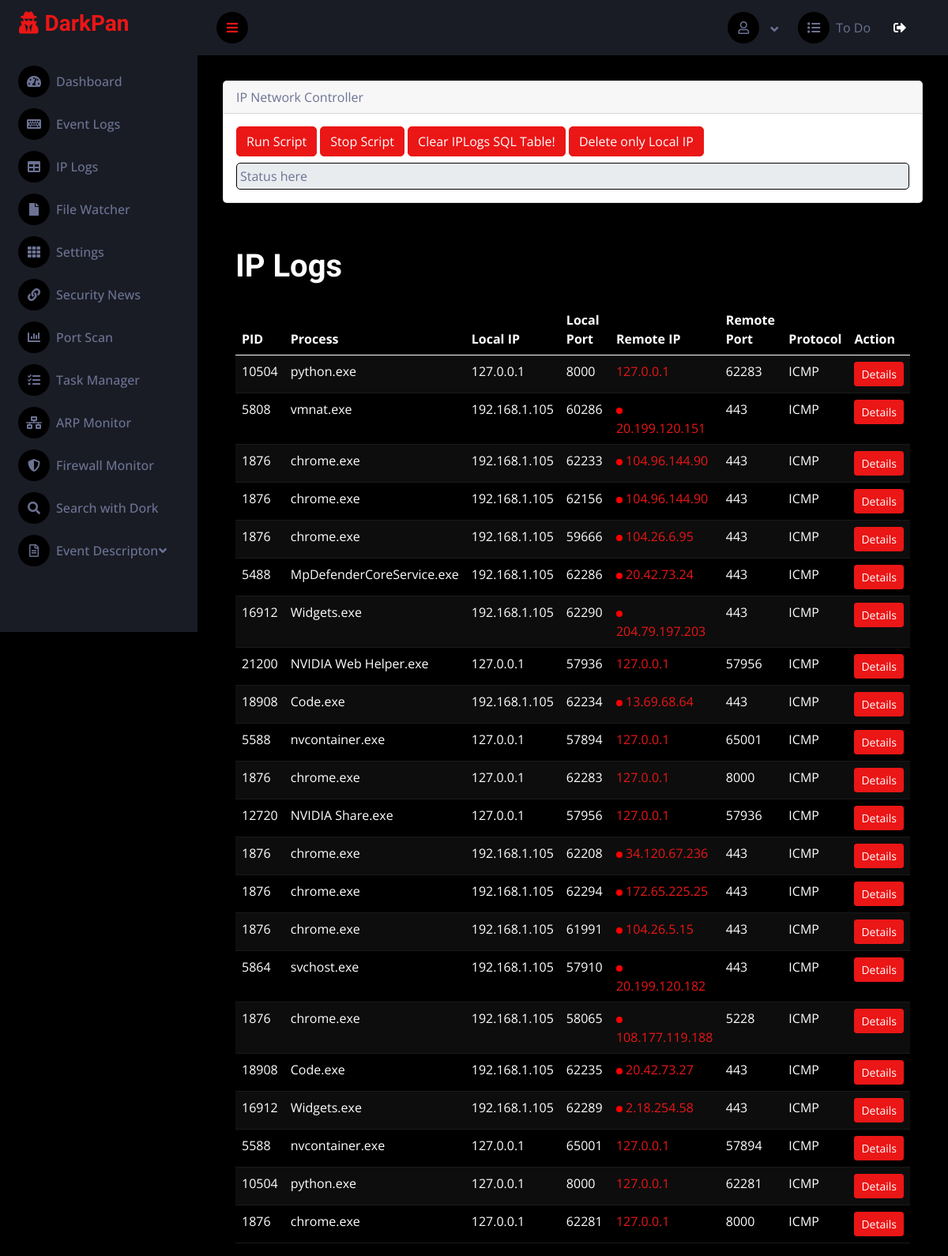
The app's page /iplogs (signed in) with its own data.
### sec/models.py (models this page shows, shortened)
class Iplogs(models.Model):
    ID = models.AutoField(primary_key=True)  # Field name made lowercase.
    PID = models.IntegerField(db_column='PID', blank=True, null=True)  # Field name made lowercase.
    Process = models.TextField(db_column='Process', blank=True, null=True)  # Field name made lowercase.
    Local = models.TextField(db_column='Local', blank=True, null=True)  # Field name made lowercase.
    Remote = models.TextField(db_column='Remote', blank=True, null=True)  # Field name made lowercase.
    Protocol = models.TextField(db_column='Protocol', blank=True, null=True)  # Field name made lowercase.
    StartTime = models.TextField(db_column='StartTime', blank=True, null=True)  # Field name made lowercase.
    CommunicationProtocol = models.TextField(db_column='CommunicationProtocol', blank=True, null=True)  # Field name made lowercase.
    LocalIp = models.TextField(db_column='LocalIP', blank=True, null=True)  # Field name made lowercase.
    LocalPort = models.IntegerField(db_column='LocalPort', blank=True, null=True)  # Field name made lowercase.
    RemoteIp = models.TextField(db_column='RemoteIP', blank=True, null=True)  # Field name made lowercase.
    RemotePort = models.IntegerField(db_column='RemotePort', blank=True, null=True)  # Field name made lowercase.
    class Meta:
        managed = True
        db_table = 'IpLogs'
        verbose_name_plural = 'Ip Logs' # Display name in Admin Panel

### sec/views.py (the view)
# urls.py: path("iplogs", views.iplogs, name="iplogs"),
def iplogs(request):
    iplogs = Iplogs.objects.all()
    iplogs_list = []
    for iplog in iplogs:
        iplog_dict = iplog.__dict__
        iplog_dict['Type'] = "Public" if is_public(iplog.Remote) else "Private"
        iplogs_list.append(iplog_dict)
    return render(request, 'iplogs.html', {'iplogs': iplogs_list})

### sec/views.py (called while the page is built)
def is_public(ip_with_port):
    ip = ip_with_port.split(":")[0]
    return ipaddress.ip_address(ip).is_global

    def __call__(self, request):
        if not request.user.is_authenticated and request.path not in self.exempt_urls:
            return redirect(f"{reverse('login')}?next={request.path}")
        response = self.get_response(request)
        return response

### templates/iplogs.html (shortened to what this page needs)
{% extends "base.html" %}
{% block content %}
{% include 'partials/_ipcontroller.html' %}
<div class="container-fluid pt-4 px-4">
    <h1 class="my-4">IP Logs</h1>
    <table class="table table-dark table-striped table-hover">
        <thead>
            <tr>
                <th>PID</th>
                <th>Process</th>
                <th>Local IP</th>
                <th>Local Port</th>
                <th>Remote IP</th>
                <th>Remote Port</th>
                <th>Protocol</th>
                <th>Action</th>
            </tr>
        </thead>
        <tbody>
            {% for iplog in iplogs %}
            <tr>
                <td>{{ iplog.PID }}</td>
                <td>{{ iplog.Process }}</td>
                <td>{{ iplog.LocalIp }}</td>
                <td>{{ iplog.LocalPort }}</td>
                <td>
                    {% if iplog.RemoteIp != iplog.LocalIp %}
                    <div class="blinking-dot"></div>
                    {% endif %}
                    <a href="https://www.whois.com/whois/{{ iplog.RemoteIp }}" target="_blank">{{ iplog.RemoteIp }}</a>
                </td>
                <td>{{ iplog.RemotePort }}</td>
                <td>{{ iplog.Protocol }}</td>
                <td>
                    <button type="button" class="btn btn-primary btn-sm" data-bs-toggle="modal"
                        data-bs-target="#processModal{{ iplog.PID }}">
                        Details
                    </button>
                </td>
            </tr>
            {% endfor %}
        </tbody>
    </table>
</div>
{% endblock %}

### static/css/style.css (style rules this page uses)
:root { --primary: #EB1616; --secondary: #191C24; --light: #6C7293; --dark: #000000; }
.btn { transition: .5s; }

### templates/iplogs.html (style rules this page uses)
.blinking-dot { background-color: red; display: inline-block; animation: blink 1s linear infinite; width: 8px; height: 8px; border-radius: 50%; }

### records on screen
Iplogs: PID "10504", Process "python.exe", LocalIp "127.0.0.1", LocalPort "8000", RemoteIp "127.0.0.1", RemotePort "62283", Protocol "ICMP"
Iplogs: PID "5808", Process "vmnat.exe", LocalIp "192.168.1.105", LocalPort "60286", RemoteIp "20.199.120.151", RemotePort "443", Protocol "ICMP"
Iplogs: PID "1876", Process "chrome.exe", LocalIp "192.168.1.105", LocalPort "62233", RemoteIp "104.96.144.90", RemotePort "443", Protocol "ICMP"
Iplogs: PID "1876", Process "chrome.exe", LocalIp "192.168.1.105", LocalPort "62156", RemoteIp "104.96.144.90", RemotePort "443", Protocol "ICMP"
Iplogs: PID "1876", Process "chrome.exe", LocalIp "192.168.1.105", LocalPort "59666", RemoteIp "104.26.6.95", RemotePort "443", Protocol "ICMP"
Iplogs: PID "5488", Process "MpDefenderCoreService.exe", LocalIp "192.168.1.105", LocalPort "62286", RemoteIp "20.42.73.24", RemotePort "443", Protocol "ICMP"
Iplogs: PID "16912", Process "Widgets.exe", LocalIp "192.168.1.105", LocalPort "62290", RemoteIp "204.79.197.203", RemotePort "443", Protocol "ICMP"
Iplogs: PID "21200", Process "NVIDIA Web Helper.exe", LocalIp "127.0.0.1", LocalPort "57936", RemoteIp "127.0.0.1", RemotePort "57956", Protocol "ICMP"
Iplogs: PID "18908", Process "Code.exe", LocalIp "192.168.1.105", LocalPort "62234", RemoteIp "13.69.68.64", RemotePort "443", Protocol "ICMP"
Iplogs: PID "1876", Process "chrome.exe", LocalIp "127.0.0.1", LocalPort "62283", RemoteIp "127.0.0.1", RemotePort "8000", Protocol "ICMP"
Iplogs: PID "12720", Process "NVIDIA Share.exe", LocalIp "127.0.0.1", LocalPort "57956", RemoteIp "127.0.0.1", RemotePort "57936", Protocol "ICMP"
Iplogs: PID "1876", Process "chrome.exe", LocalIp "192.168.1.105", LocalPort "62208", RemoteIp "34.120.67.236", RemotePort "443", Protocol "ICMP"
Iplogs: PID "1876", Process "chrome.exe", LocalIp "192.168.1.105", LocalPort "62294", RemoteIp "172.65.225.25", RemotePort "443", Protocol "ICMP"
Iplogs: PID "1876", Process "chrome.exe", LocalIp "192.168.1.105", LocalPort "61991", RemoteIp "104.26.5.15", RemotePort "443", Protocol "ICMP"
Iplogs: PID "5864", Process "svchost.exe", LocalIp "192.168.1.105", LocalPort "57910", RemoteIp "20.199.120.182", RemotePort "443", Protocol "ICMP"
Iplogs: PID "1876", Process "chrome.exe", LocalIp "192.168.1.105", LocalPort "58065", RemoteIp "108.177.119.188", RemotePort "5228", Protocol "ICMP"
Iplogs: PID "18908", Process "Code.exe", LocalIp "192.168.1.105", LocalPort "62235", RemoteIp "20.42.73.27", RemotePort "443", Protocol "ICMP"
Iplogs: PID "16912", Process "Widgets.exe", LocalIp "192.168.1.105", LocalPort "62289", RemoteIp "2.18.254.58", RemotePort "443", Protocol "ICMP"
Iplogs: PID "10504", Process "python.exe", LocalIp "127.0.0.1", LocalPort "8000", RemoteIp "127.0.0.1", RemotePort "62281", Protocol "ICMP"
Iplogs: PID "1876", Process "chrome.exe", LocalIp "127.0.0.1", LocalPort "62281", RemoteIp "127.0.0.1", RemotePort "8000", Protocol "ICMP"

### other values on screen
{{ iplog.PID }} "5588" "5588"
{{ iplog.Process }} "nvcontainer.exe" "nvcontainer.exe"
{{ iplog.LocalIp }} "127.0.0.1" "127.0.0.1"
{{ iplog.LocalPort }} "57894" "65001"
{{ iplog.RemoteIp }} "127.0.0.1" "127.0.0.1"
{{ iplog.RemotePort }} "65001" "57894"
{{ iplog.Protocol }} "ICMP" "ICMP"
